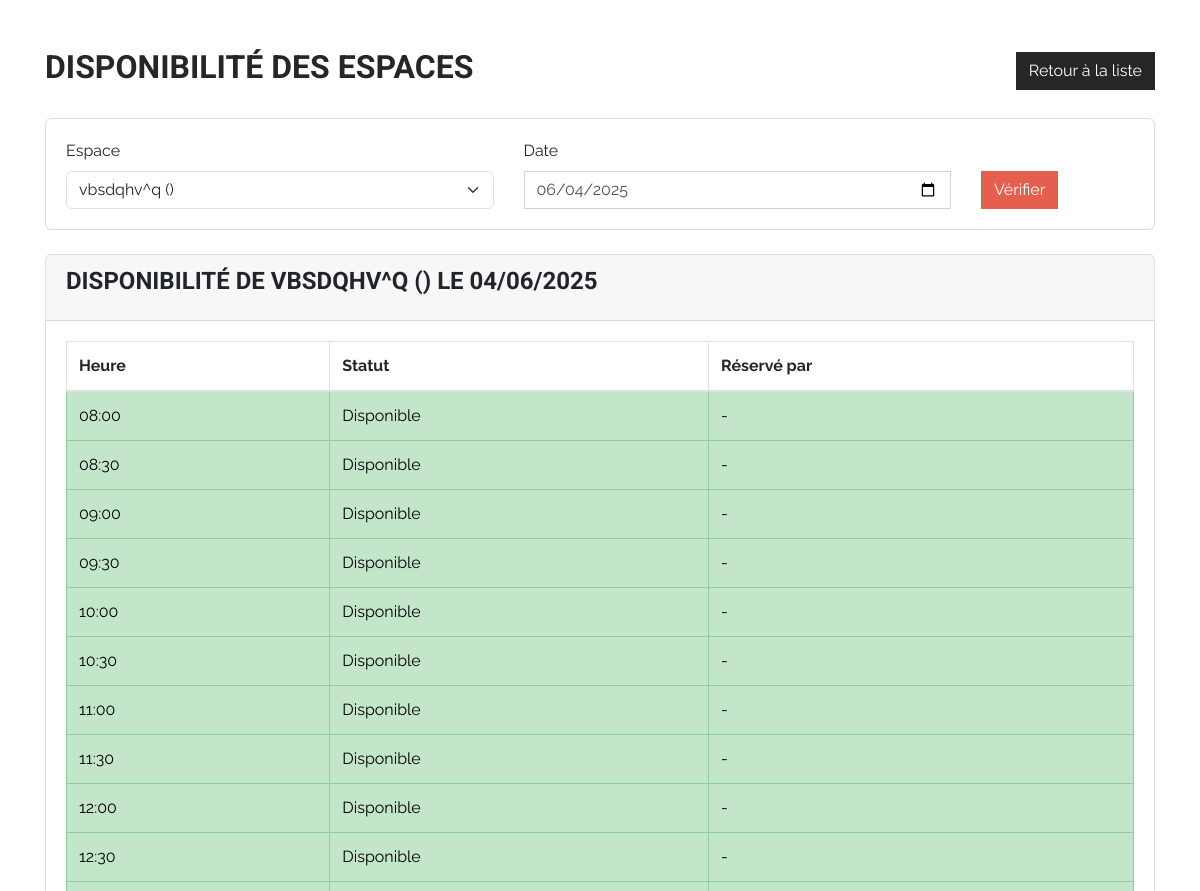
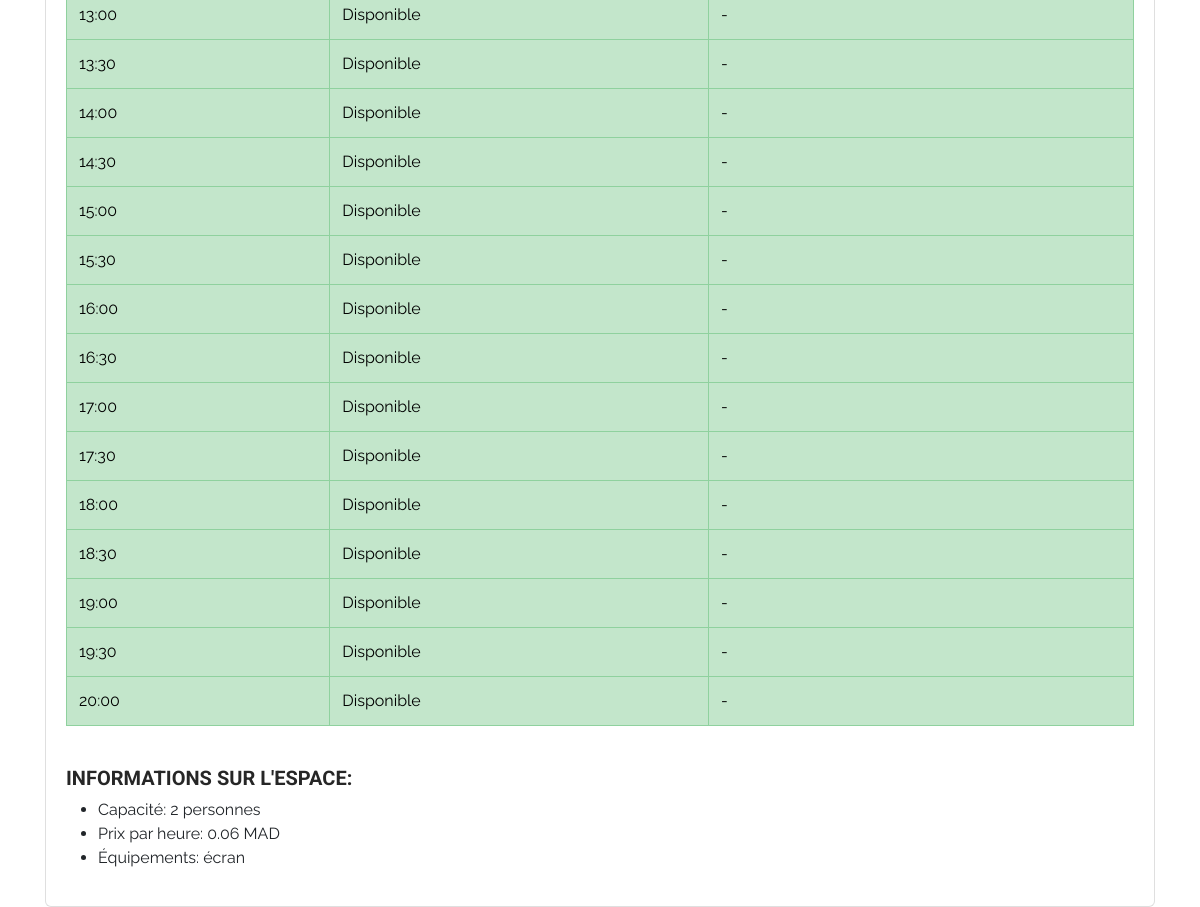
The app's page /espaces/disponibilite_espace.php?id=1 with its own data (2 pictures, top to bottom).
### tables this page shows
CREATE TABLE `espaces` (
  `id` int(11) NOT NULL,
  `nom` varchar(100) NOT NULL,
  `typee` enum('Bureau privé','Open space','Salle de réunion') DEFAULT NULL,
  `capacite` int(11) NOT NULL,
  `equipements` varchar(100) DEFAULT NULL,
  `prix_heure` float NOT NULL
);

### espaces/disponibilite_espace.php (the view, shortened to what this page needs)
<?php
require_once '../db.php';
$selectedDate = isset($_GET['date']) ? $_GET['date'] : date('Y-m-d');
$espaceId = isset($_GET['id']) ? $_GET['id'] : null;
$stmt = $pdo->query("SELECT * FROM espaces ORDER BY nom");
$espaces = $stmt->fetchAll(PDO::FETCH_ASSOC);
$selectedSpace = null;
if ($espaceId) {
    $stmt = $pdo->prepare("SELECT * FROM espaces WHERE id = ?");
    $stmt->execute([$espaceId]);
    $selectedSpace = $stmt->fetch(PDO::FETCH_ASSOC);
}
$timeSlots = [];
for ($hour = 8; $hour <= 20; $hour++) {
    $timeSlots[] = sprintf("%02d:00", $hour);
    $timeSlots[] = sprintf("%02d:30", $hour);
}
array_pop($timeSlots);
?>
<!DOCTYPE html>
<html lang="fr">
<head>
    <link href="https://cdn.jsdelivr.net/npm/bootstrap@5.3.0/dist/css/bootstrap.min.css" rel="stylesheet">
    <link rel="stylesheet" href="../style.css">
</head>
<body>
    <div class="container mt-5">
        <div class="d-flex justify-content-between align-items-center mb-4">
            <h2>Disponibilité des Espaces</h2>
            <a href="liste_espaces.php" class="btn btn-secondary">Retour à la liste</a>
        </div>
        <div class="card mb-4">
            <div class="card-body">
                <form method="get" class="row g-3">
                    <div class="col-md-5">
                        <label for="id" class="form-label">Espace</label>
                        <select class="form-select" id="id" name="id" required>
                            <?php foreach ($espaces as $espace): ?>
                                <option value="<?= $espace['id'] ?>" <?= $espaceId == $espace['id'] ? 'selected' : '' ?>>
                                    <?= htmlspecialchars($espace['nom']) ?> (<?= ucfirst($espace['type']) ?>)
                                </option>
                            <?php endforeach; ?>
                        </select>
                    </div>
                    <div class="col-md-5">
                        <label for="date" class="form-label">Date</label>
                        <input type="date" class="form-control" id="date" name="date" value="<?= $selectedDate ?>" required>
                    </div>
                    <div class="col-md-2 d-flex align-items-end">
                        <button type="submit" class="btn btn-primary">Vérifier</button>
                    </div>
                </form>
            </div>
        </div>
        <?php if ($selectedSpace): ?>
            <div class="card">
                <div class="card-header">
                    <h4 class="card-title">
                        Disponibilité de <?= htmlspecialchars($selectedSpace['nom']) ?>
                        (<?= ucfirst($selectedSpace['type']) ?>)
                        le <?= date('d/m/Y', strtotime($selectedDate)) ?>
                    </h4>
                </div>
                <div class="card-body">
                    <div class="table-responsive">
                        <table class="table table-bordered">
                            <thead>
                                <tr>
                                    <th>Heure</th>
                                    <th>Statut</th>
                                    <th>Réservé par</th>
                                </tr>
                            </thead>
                            <tbody>
                                <?php foreach ($timeSlots as $time):
                                    $isReserved = false;
                                    $reservedBy = '';
                                ?>
                                    <tr class="<?= $isReserved ? 'table-danger' : 'table-success' ?>">
                                        <td><?= $time ?></td>
                                        <td><?= $isReserved ? 'Réservé' : 'Disponible' ?></td>
                                        <td><?= $isReserved ? $reservedBy : '-' ?></td>
                                    </tr>
                                <?php endforeach; ?>
                            </tbody>
                        </table>
                    </div>
                    <div class="mt-4">
                        <h5>Informations sur l'espace:</h5>
                        <ul>
                            <li>Capacité: <?= $selectedSpace['capacite'] ?> personnes</li>
                            <li>Prix par heure: <?= number_format($selectedSpace['prix_heure'], 2) ?> MAD</li>
                            <li>Équipements: <?= $selectedSpace['equipements'] ? htmlspecialchars($selectedSpace['equipements']) : 'Aucun' ?></li>
                        </ul>
                    </div>
                </div>
            </div>
        <?php endif; ?>
    </div>
</body>
</html>

### records on screen
espaces: nom "VBSDQHV^Q", capacite "2", prix_heure "0.06", equipements "écran"

### other values on screen
date('d/m/Y', strtotime($selectedDate)) "04/06/2025"
$time "08:00"
$time "08:30"
$time "09:00"
$time "09:30"
$time "10:00"
$time "10:30"
$time "11:00"
$time "11:30"
$time "12:00"
$time "12:30"
$time "13:00"
$time "13:30"
$time "14:00"
$time "14:30"
